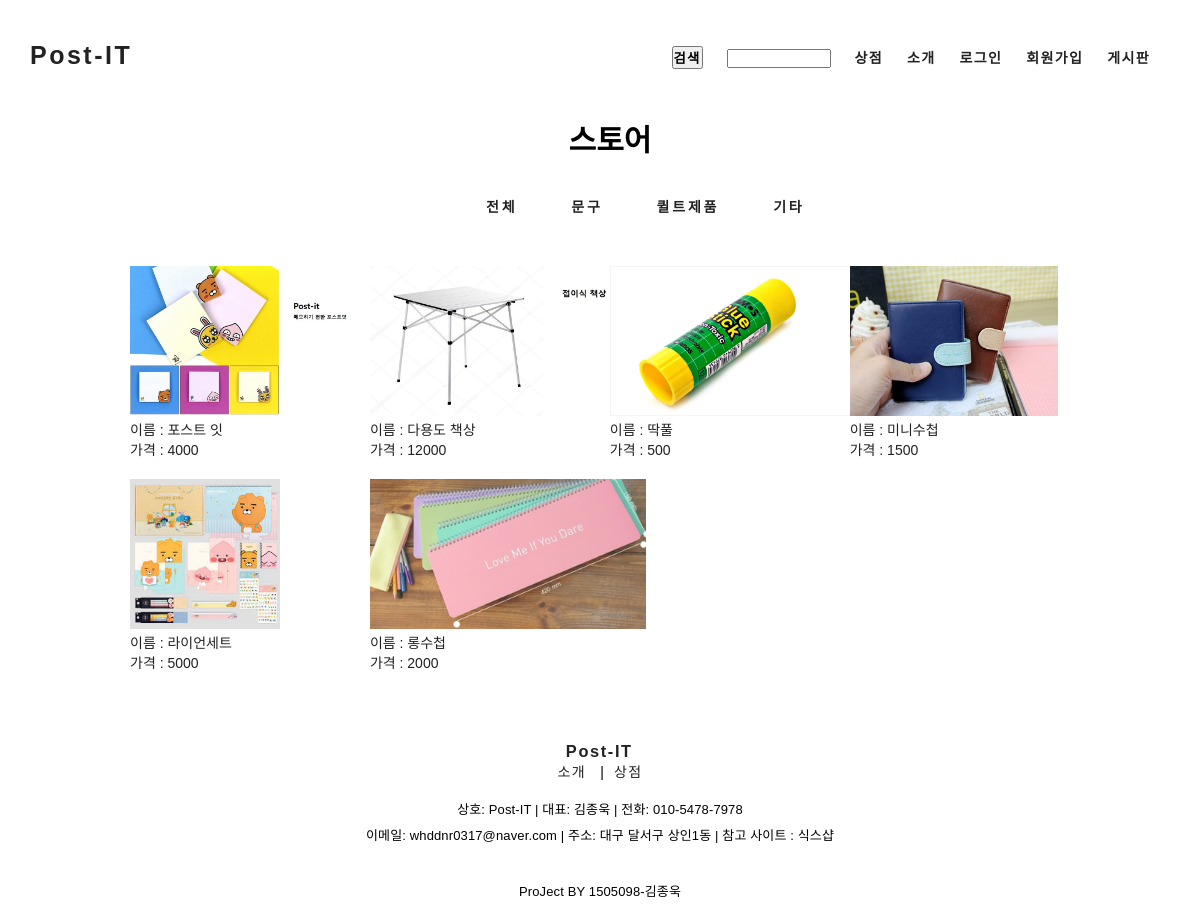
The page /shop2.php?kind=문구 on the database its author committed.
### tables this page shows
CREATE TABLE `store` (
  `num` int(3) NOT NULL,
  `kind` varchar(20) DEFAULT NULL,
  `name` varchar(20) NOT NULL,
  `price` int(7) NOT NULL,
  `filename` varchar(50) NOT NULL
);

### shop2.php (the view, shortened to what this page needs)
<!DOCTYPE html>
<html>
<head>
<link rel="stylesheet" type="text/css" href="./css/common.css">
<link rel="stylesheet" type="text/css" href="./css/main.css">
<link rel="stylesheet" type="text/css" href="./css/shop.css">
</head>
<body>
	<header>
    	<?php include "header.php";?>
  </header>
<div id="intro_head">
	<p>스토어</p>
</div>
<div id="shop_top">
	<ul id="top_menu">
		<li><a id="listLogo" href="shop.php">전체</a> </li>
		<li><a id="listLogo" href="shop2.php?kind=문구">문구</a> </li>
		<li><a id="listLogo" href="shop2.php?kind=퀼트제품">퀼트제품</a></li>
		<li><a id="listLogo" href="shop2.php?kind=기타">기타</a></li>
	</ul>
</div>
<div id="now">
<?php
$kind  = $_GET["kind"];
$con = mysqli_connect("localhost", "user1", "12345", "sample");
mysqli_set_charset($con,"utf8");
$sql = "select * from store WHERE kind = '$kind'";
	$result = mysqli_query($con, $sql);
	while( $row = mysqli_fetch_array($result) )
	{
		$num         = $row["num"];
		$name        = $row["name"];
		$filename    = $row["filename"];
		$price  = $row["price"];
				$file_path = "data/".$filename;
				?>
				<a id="list" href="product.php?num=<?=$num?>">
					<div class="thumbDiv">
						<div id="list_img">
							<img src="<?=$file_path?>" alt="debug">
						</div>
					</div>
					<div>
						<div>이름 : <?=$name?></div>
						<div>
							<span>가격 : <?=$price?></span>
						</div>
					</div>
				</a>
				<?php
	}
?>
</div>
	<footer>
    	<?php include "footer.php";?>
  </footer>
</body>
</html>

### css/common.css (style rules this page uses)
* { padding: 0; margin: 0; }
body { font-family: Noto Sans KR, sans-serif; font-size: 14px; }
img { border: 0; }
ul { list-style-type: none; }
a { display: inline-block; text-decoration: none; }
a:link { text-decoration:none; color: #222222; }
#intro_head { font-weight: 600; height: 60px; padding: 0 0 20px 20px; text-align: center; font-size: 30px; }

### css/shop.css (style rules this page uses)
#shop_top { position: relative; width: 95%; height: 70px; margin: 0 auto; }
#shop_top #top_menu { position: absolute; left: 40%; }
#shop_top #top_menu li { display: inline; }
#listLogo { font-family: Karla, sans-serif; font-weight: 600; letter-spacing: 0.2em; margin-right: 50px; }
#list { text-align: left; margin-right: 20px; width: 20%; margin-bottom: 20px; }
#now { text-align: left; margin-left: 130px; display: block; width:90% }
#list_img img { height: 150px; }

### rows shown on the page
store: filename (picture), name "포스트 잇", price "4000"
store: filename (picture), name "다용도 책상", price "12000"
store: filename (picture), name "딱풀", price "500"
store: filename (picture), name "미니수첩", price "1500"
store: filename (picture), name "라이언세트", price "5000"
store: filename (picture), name "롱수첩", price "2000"
